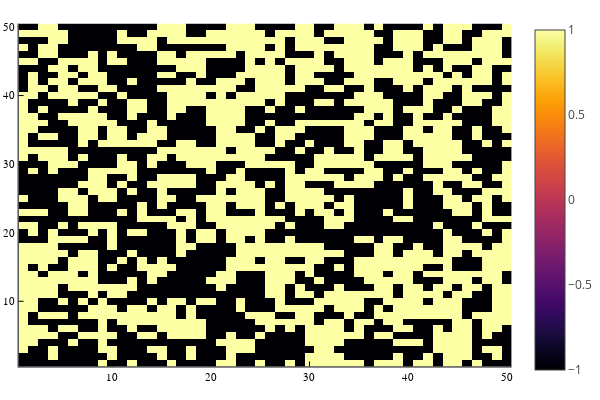

Source (notebook cell):
### Code cell
heatmap(S)

### Figure 1 — Plotly figure (JSON) as saved in the notebook; plotly's stock layout.template omitted (floating-point values rounded to 4 significant figures; data arrays with more than 128 entries replaced by an {"elided": "..."} marker saying what was removed)
{"data": [{"colorbar": {"title": ""}, "colorscale": [[0, "rgba(0, 0, 4, 1.000)"], [0.03448, "rgba(4, 3, 20, 1.000)"], [0.06897, "rgba(13, 8, 41, 1.000)"], [0.1034, "rgba(24, 12, 60, 1.000)"], [0.1379, "rgba(38, 12, 81, 1.000)"], [0.1724, "rgba(54, 9, 97, 1.000)"], [0.2069, "rgba(69, 10, 105, 1.000)"], [0.2414, "rgba(84, 15, 109, 1.000)"], [0.2759, "rgba(97, 19, 110, 1.000)"], [0.3103, "rgba(111, 25, 110, 1.000)"], [0.3448, "rgba(125, 30, 109, 1.000)"], [0.3793, "rgba(140, 35, 105, 1.000)"], [0.4138, "rgba(154, 40, 101, 1.000)"], [0.4483, "rgba(166, 45, 96, 1.000)"], [0.4828, "rgba(180, 51, 89, 1.000)"], [0.5172, "rgba(193, 58, 80, 1.000)"], [0.5517, "rgba(206, 67, 71, 1.000)"], [0.5862, "rgba(216, 76, 62, 1.000)"], [0.6207, "rgba(226, 87, 52, 1.000)"], [0.6552, "rgba(235, 100, 41, 1.000)"], [0.6897, "rgba(241, 115, 29, 1.000)"], [0.7241, "rgba(247, 130, 18, 1.000)"], [0.7586, "rgba(250, 144, 8, 1.000)"], [0.7931, "rgba(252, 161, 8, 1.000)"], [0.8276, "rgba(252, 178, 22, 1.000)"], [0.8621, "rgba(250, 196, 42, 1.000)"], [0.8966, "rgba(246, 213, 67, 1.000)"], [0.931, "rgba(243, 229, 93, 1.000)"], [0.9655, "rgba(242, 244, 130, 1.000)"], [1, "rgba(252, 255, 164, 1.000)"]], "name": "y1", "showlegend": false, "showscale": true, "type": "heatmap", "x": [0.5, 1.5, 2.5, 3.5, 4.5, 5.5, 6.5, 7.5, 8.5, 9.5, 10.5, 11.5, 12.5, 13.5, 14.5, 15.5, 16.5, 17.5, 18.5, 19.5, 20.5, 21.5, 22.5, 23.5, 24.5, 25.5, 26.5, 27.5, 28.5, 29.5, 30.5, 31.5, 32.5, 33.5, 34.5, 35.5, 36.5, 37.5, 38.5, 39.5, 40.5, 41.5, 42.5, 43.5, 44.5, 45.5, 46.5, 47.5, 48.5, 49.5, 50.5], "xaxis": "x1", "y": [0.5, 1.5, 2.5, 3.5, 4.5, 5.5, 6.5, 7.5, 8.5, 9.5, 10.5, 11.5, 12.5, 13.5, 14.5, 15.5, 16.5, 17.5, 18.5, 19.5, 20.5, 21.5, 22.5, 23.5, 24.5, 25.5, 26.5, 27.5, 28.5, 29.5, 30.5, 31.5, 32.5, 33.5, 34.5, 35.5, 36.5, 37.5, 38.5, 39.5, 40.5, 41.5, 42.5, 43.5, 44.5, 45.5, 46.5, 47.5, 48.5, 49.5, 50.5], "yaxis": "y1", "z": {"elided": "50x50 int values"}, "zmax": 1, "zmin": -1}], "layout": {"annotations": [], "height": 400, "legend": {"bgcolor": "rgba(255, 255, 255, 1.000)", "bordercolor": "rgba(0, 0, 0, 1.000)", "font": {"color": "rgba(0, 0, 0, 1.000)", "family": "sans-serif", "size": 11}, "tracegroupgap": 0, "x": 1, "y": 1}, "margin": {"b": 20, "l": 0, "r": 0, "t": 20}, "paper_bgcolor": "rgba(255, 255, 255, 1.000)", "plot_bgcolor": "rgba(255, 255, 255, 1.000)", "showlegend": true, "width": 600, "xaxis": {"anchor": "y1", "domain": [0.03619, 0.9934], "gridcolor": "rgba(0, 0, 0, 0.100)", "gridwidth": 0.5, "linecolor": "rgba(0, 0, 0, 1.000)", "mirror": false, "range": [0.5, 50.5], "showgrid": true, "showline": true, "showticklabels": true, "tickangle": 0, "tickcolor": "rgb(0, 0, 0)", "tickfont": {"color": "rgba(0, 0, 0, 1.000)", "family": "sans-serif", "size": 11}, "tickmode": "array", "ticks": "inside", "ticktext": ["10", "20", "30", "40", "50"], "tickvals": [10, 20, 30, 40, 50], "title": "", "titlefont": {"color": "rgba(0, 0, 0, 1.000)", "family": "sans-serif", "size": 15}, "type": "-", "visible": true, "zeroline": false, "zerolinecolor": "rgba(0, 0, 0, 1.000)"}, "yaxis": {"anchor": "x1", "domain": [0.03762, 0.9902], "gridcolor": "rgba(0, 0, 0, 0.100)", "gridwidth": 0.5, "linecolor": "rgba(0, 0, 0, 1.000)", "mirror": false, "range": [0.5, 50.5], "showgrid": true, "showline": true, "showticklabels": true, "tickangle": 0, "tickcolor": "rgb(0, 0, 0)", "tickfont": {"color": "rgba(0, 0, 0, 1.000)", "family": "sans-serif", "size": 11}, "tickmode": "array", "ticks": "inside", "ticktext": ["10", "20", "30", "40", "50"], "tickvals": [10, 20, 30, 40, 50], "title": "", "titlefont": {"color": "rgba(0, 0, 0, 1.000)", "family": "sans-serif", "size": 15}, "type": "-", "visible": true, "zeroline": false, "zerolinecolor": "rgba(0, 0, 0, 1.000)"}}}
